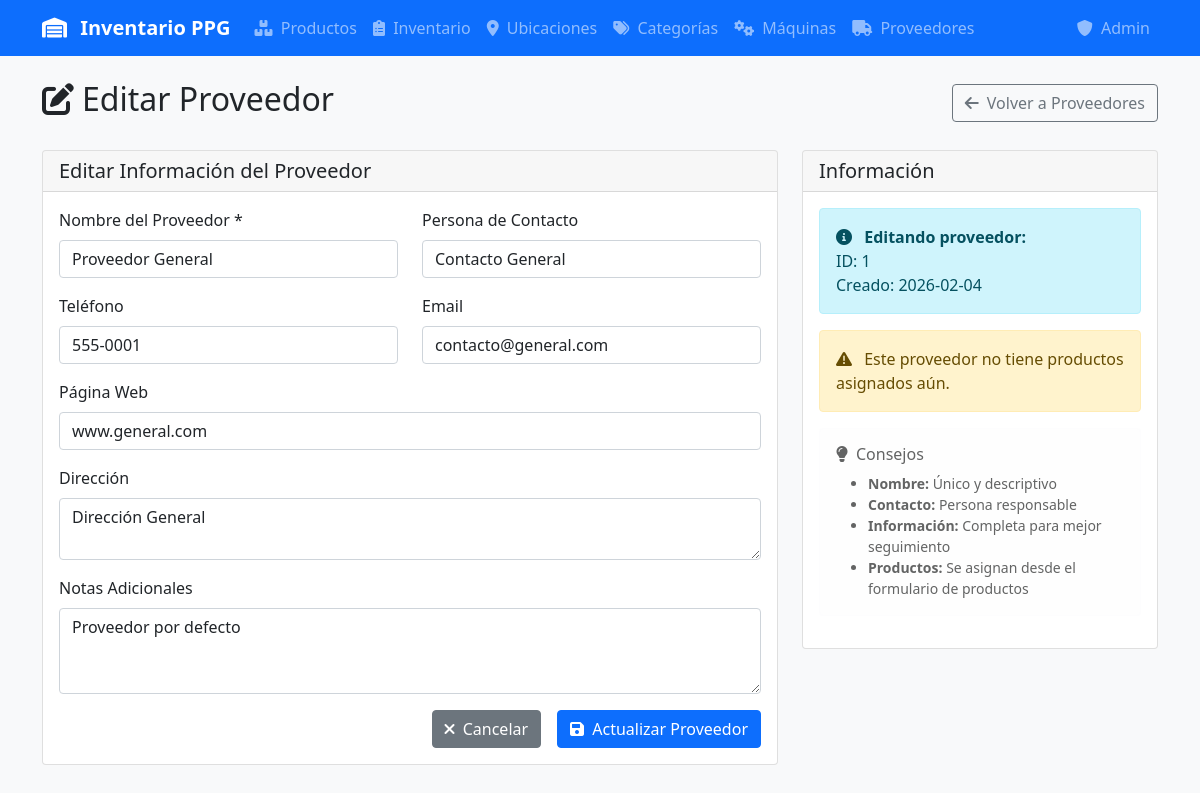
/proveedor/editar/1, run on the app's committed database.
### tables this page shows
CREATE TABLE proveedores (
                    id INTEGER PRIMARY KEY AUTOINCREMENT,
                    nombre TEXT UNIQUE NOT NULL,
                    contacto TEXT,
                    telefono TEXT,
                    email TEXT,
                    pagina_web TEXT,
                    direccion TEXT,
                    notas TEXT,
                    fecha_creacion DATETIME DEFAULT CURRENT_TIMESTAMP,
                    fecha_actualizacion DATETIME DEFAULT CURRENT_TIMESTAMP
                );

### app.py (the view)
@app.route('/proveedor/editar/<int:id>')
def editar_proveedor(id):
    conn = get_db_connection()
    proveedor = conn.execute('SELECT * FROM proveedores WHERE id = ?', (id,)).fetchone()
    if not proveedor:
        flash('Proveedor no encontrado', 'error')
        return redirect(url_for('proveedores'))
    productos = conn.execute('''
        SELECT p.id, p.descripcion, p.codigo
        FROM productos p
        WHERE p.proveedor_id = ?
        ORDER BY p.descripcion
    ''', (id,)).fetchall()
    conn.close()
    return render_template('proveedor_form.html', proveedor=proveedor, productos=productos)

### app.py (called while the page is built)
def get_db_connection():
    conn = sqlite3.connect(DATABASE, timeout=20.0)
    conn.row_factory = sqlite3.Row
    conn.execute('PRAGMA journal_mode=WAL')  # Better concurrent access
    conn.execute('PRAGMA busy_timeout=20000')  # 20 second timeout
    conn.execute('PRAGMA synchronous=NORMAL')  # Faster writes
    conn.execute('PRAGMA cache_size=10000')  # Larger cache
    conn.execute('PRAGMA temp_store=MEMORY')  # Use memory for temp tables
    return conn

### templates/proveedor_form.html (shortened to what this page needs)
{% extends "base.html" %}
{% block content %}
<div class="d-flex justify-content-between align-items-center mb-4">
    <h2><i class="fas fa-{{ 'edit' if proveedor else 'plus' }} me-2"></i>{{ 'Editar' if proveedor else 'Nuevo' }} Proveedor</h2>
    <a href="{{ url_for('proveedores') }}" class="btn btn-outline-secondary">
        <i class="fas fa-arrow-left me-1"></i>
        Volver a Proveedores
    </a>
</div>
<div class="row">
    <div class="col-lg-8">
        <div class="card">
            <div class="card-header">
                <h5 class="mb-0">{{ 'Editar' if proveedor else 'Nueva' }} Información del Proveedor</h5>
            </div>
            <div class="card-body">
                <form method="POST" action="{{ url_for('guardar_proveedor') }}">
                    <div class="row">
                        <div class="col-md-6">
                            <div class="mb-3">
                                <label for="nombre" class="form-label">Nombre del Proveedor *</label>
                                <input type="text" class="form-control" id="nombre" name="nombre"
                                       value="{{ proveedor.nombre if proveedor else '' }}" required>
                            </div>
                        </div>
                        <div class="col-md-6">
                            <div class="mb-3">
                                <label for="contacto" class="form-label">Persona de Contacto</label>
                                <input type="text" class="form-control" id="contacto" name="contacto"
                                       value="{{ proveedor.contacto if proveedor else '' }}">
                            </div>
                        </div>
                    </div>
                    <div class="row">
                        <div class="col-md-6">
                            <div class="mb-3">
                                <label for="telefono" class="form-label">Teléfono</label>
                                <input type="tel" class="form-control" id="telefono" name="telefono"
                                       value="{{ proveedor.telefono if proveedor else '' }}"
                                       placeholder="555-1234">
                            </div>
                        </div>
                        <div class="col-md-6">
                            <div class="mb-3">
                                <label for="email" class="form-label">Email</label>
                                <input type="email" class="form-control" id="email" name="email"
                                       value="{{ proveedor.email if proveedor else '' }}"
                                       placeholder="contacto@proveedor.com">
                            </div>
                        </div>
                    </div>
                    <div class="mb-3">
                        <label for="pagina_web" class="form-label">Página Web</label>
                        <input type="url" class="form-control" id="pagina_web" name="pagina_web"
                               value="{{ proveedor.pagina_web if proveedor else '' }}"
                               placeholder="https://www.proveedor.com">
                    </div>
                    <div class="mb-3">
                        <label for="direccion" class="form-label">Dirección</label>
                        <textarea class="form-control" id="direccion" name="direccion" rows="2"
                                  placeholder="Dirección completa del proveedor...">{{ proveedor.direccion if proveedor else '' }}</textarea>
                    </div>
                    <div class="mb-3">
                        <label for="notas" class="form-label">Notas Adicionales</label>
                        <textarea class="form-control" id="notas" name="notas" rows="3"
                                  placeholder="Información adicional sobre el proveedor...">{{ proveedor.notas if proveedor else '' }}</textarea>
                    </div>
                    <div class="d-grid gap-2 d-md-flex justify-content-md-end">
                        <a href="{{ url_for('proveedores') }}" class="btn btn-secondary me-md-2">
                            <i class="fas fa-times me-1"></i>
                            Cancelar
                        </a>
                        <button type="submit" class="btn btn-primary">
                            <i class="fas fa-save me-1"></i>
                            {{ 'Actualizar' if proveedor else 'Guardar' }} Proveedor
                        </button>
                    </div>
                </form>
            </div>
        </div>
    </div>
    <div class="col-lg-4">
        <div class="card">
            <div class="card-header">
                <h5 class="mb-0">{{ 'Información' if proveedor else 'Información' }}</h5>
            </div>
            <div class="card-body">
                {% if proveedor %}
                <div class="alert alert-info">
                    <i class="fas fa-info-circle me-2"></i>
                    <strong>Editando proveedor:</strong><br>
                    ID: {{ proveedor.id }}<br>
                    Creado: {{ proveedor.fecha_creacion[:10] if proveedor.fecha_creacion else 'No disponible' }}<br>
                </div>
                {% if productos %}
                <div class="alert alert-success">
                    <h6><i class="fas fa-boxes me-2"></i>Productos Suministrados ({{ productos|length }})</h6>
                    <div style="max-height: 200px; overflow-y: auto;">
                        <ul class="list-unstyled mb-0">
                            {% for producto in productos %}
                            <li class="mb-1">
                                <small>
                                    <strong>{{ producto.descripcion }}</strong>
                                    {% if producto.codigo %}
                                    <br><span class="text-muted">Código: {{ producto.codigo }}</span>
                                    {% endif %}
                                </small>
                            </li>
                            {% endfor %}
                        </ul>
                    </div>
                </div>
                {% else %}
                <div class="alert alert-warning">
                    <i class="fas fa-exclamation-triangle me-2"></i>
                    Este proveedor no tiene productos asignados aún.
                </div>
                {% endif %}
                {% else %}
                <div class="alert alert-info">
                    <i class="fas fa-info-circle me-2"></i>
                    <strong>Nuevo proveedor:</strong><br>
                    Complete la información del proveedor. Solo el nombre es obligatorio.
                </div>
                {% endif %}
                <div class="alert alert-light">
                    <h6><i class="fas fa-lightbulb me-2"></i>Consejos</h6>
                    <ul class="mb-0 small">
                        <li><strong>Nombre:</strong> Único y descriptivo</li>
                        <li><strong>Contacto:</strong> Persona responsable</li>
                        <li><strong>Información:</strong> Completa para mejor seguimiento</li>
                        <li><strong>Productos:</strong> Se asignan desde el formulario de productos</li>
                    </ul>
                </div>
            </div>
        </div>
    </div>
</div>
{% endblock %}

### data on the page
proveedores: nombre "Proveedor General", contacto "Contacto General", telefono "555-0001", email "contacto@general.com", pagina_web "www.general.com", direccion "Dirección General", notas "Proveedor por defecto", id "1", fecha_creacion "2026-02-04"

### other printed values
{{ 'Editar' if proveedor else 'Nuevo' }} "Editar"
{{ 'Editar' if proveedor else 'Nueva' }} "Editar"
{{ 'Actualizar' if proveedor else 'Guardar' }} "Actualizar"
{{ 'Información' if proveedor else 'Información' }} "Información"
